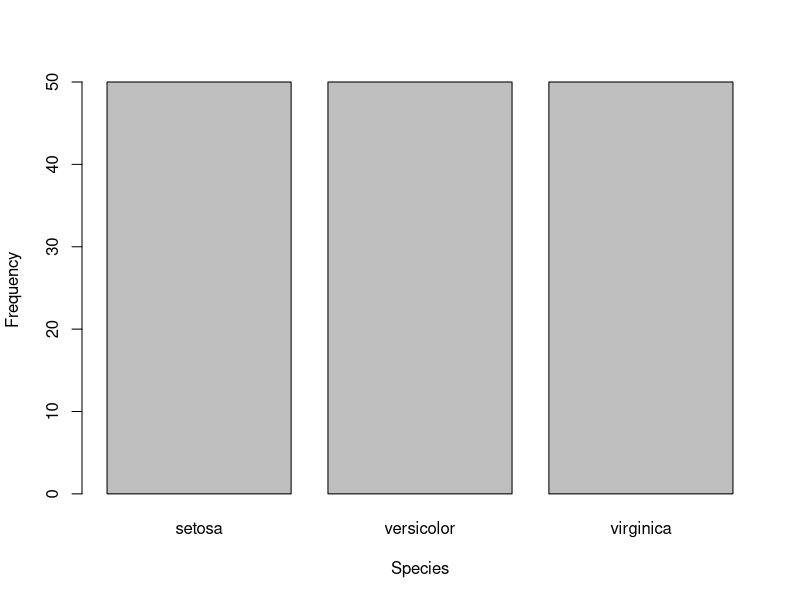
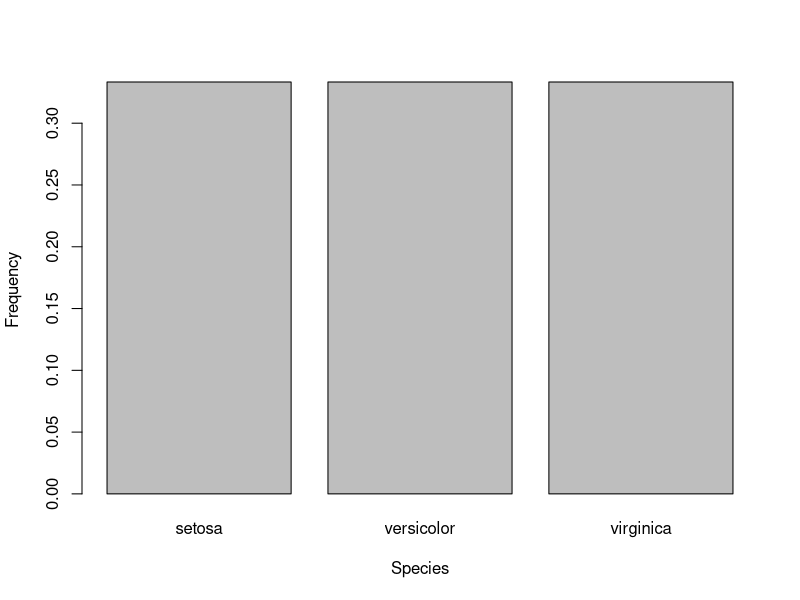
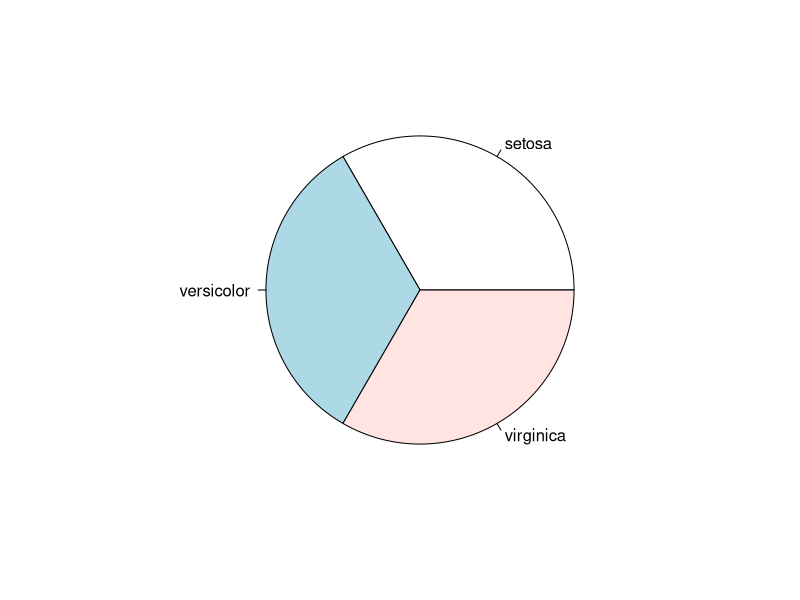
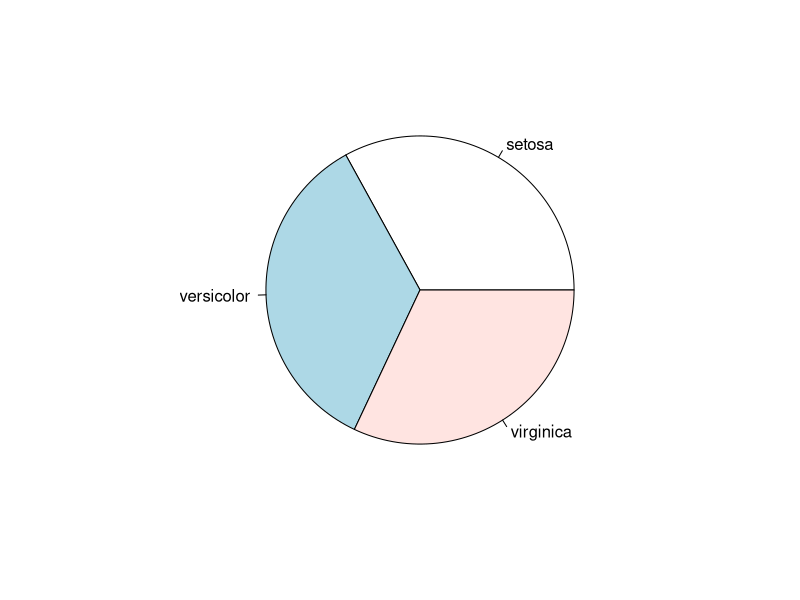
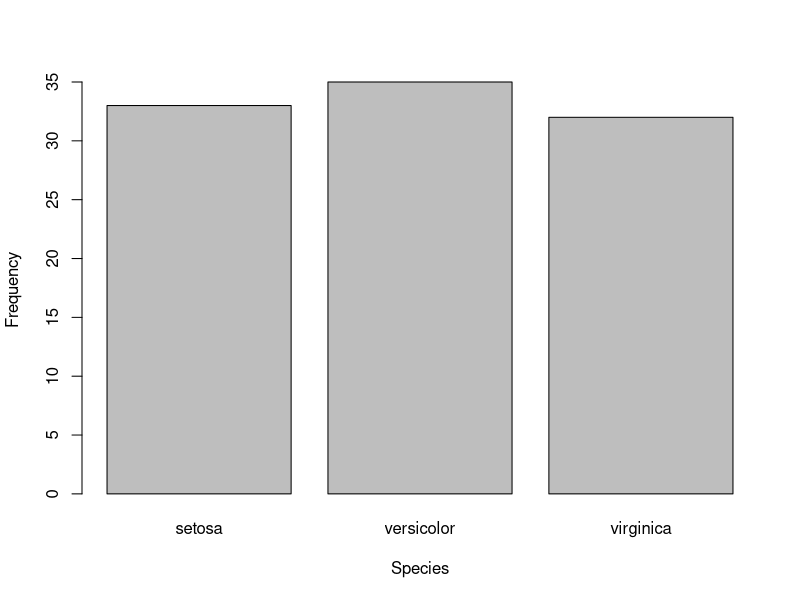
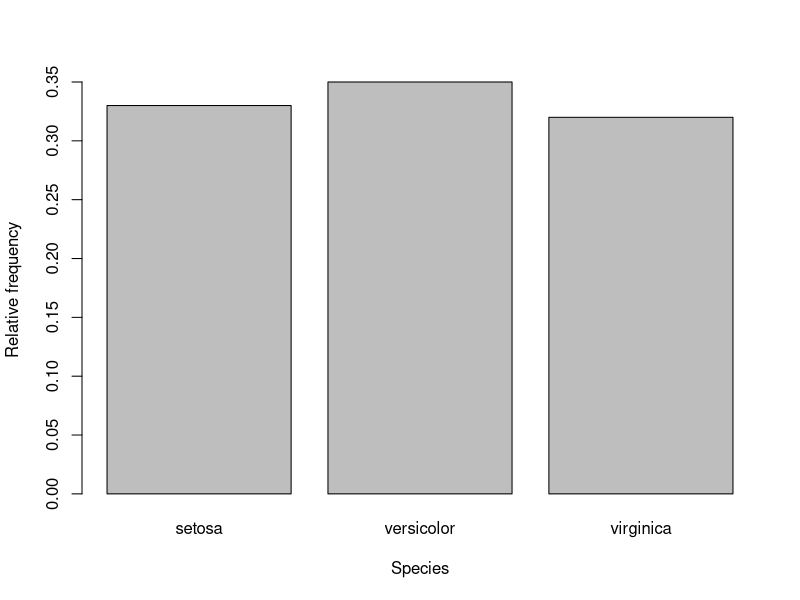
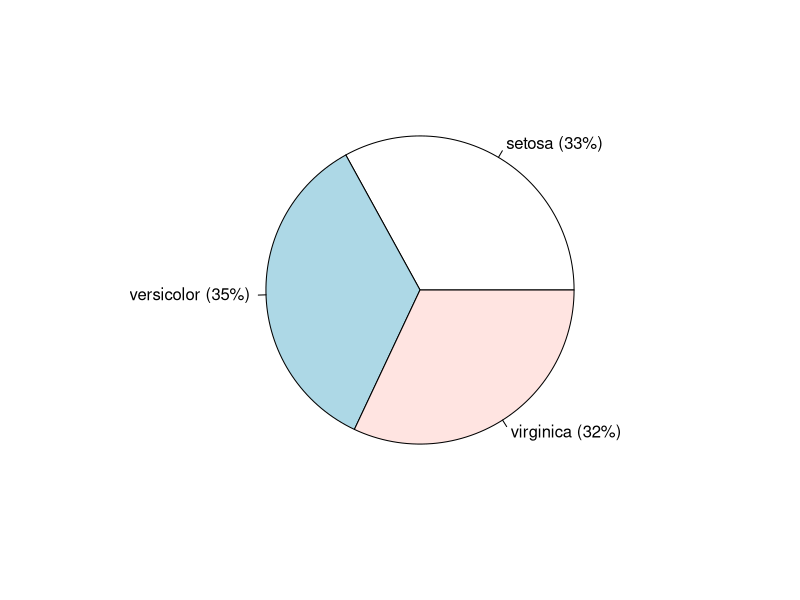
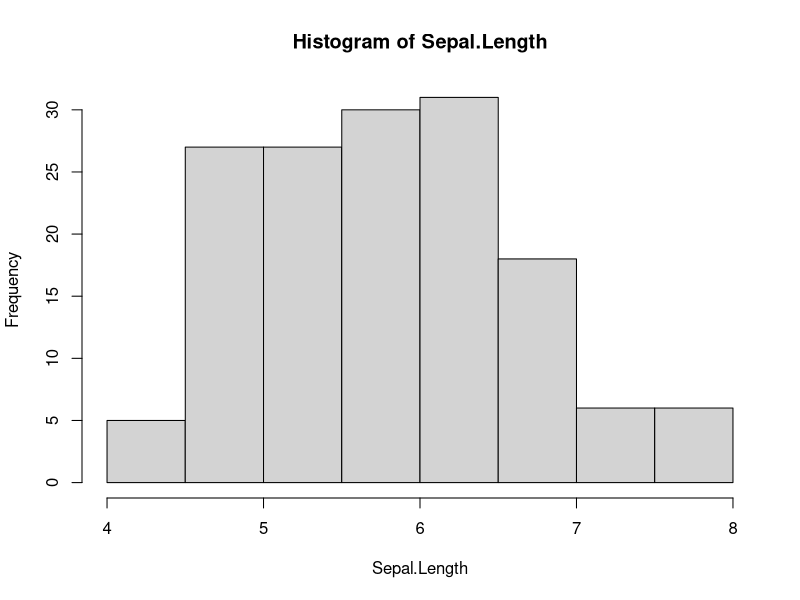

Write the R code that produced these figures, in order. (Note: this script raises an error after producing the figures.)
## ---- chunk 1
knitr::opts_chunk$set(echo = TRUE)
## ---- chunk 2
is.data.frame(iris)
names(iris)
iris$Sepal.Length
attach(iris)
Species
## ---- chunk 3
mytable <- table(Species)
barplot(mytable,xlab="Species",ylab="Frequency")
barplot(prop.table(mytable),xlab="Species",ylab="Frequency")
round(prop.table(mytable),3)
pie(mytable)
## ---- chunk 4
Species2=sample(Species,100)
mytable2=table(Species2)
pie(mytable2)
relfreq=round(prop.table(mytable2),3)
barplot(mytable2,xlab="Species",ylab="Frequency")
barplot(prop.table(mytable2), xlab="Species",ylab="Relative frequency")
tab2=paste(names(mytable2)," (", relfreq*100,"%)", sep = "")
pie(mytable2, labels = tab2)
## ---- chunk 5
summary(Sepal.Length)
hist(Sepal.Length,nclass=6)
hist(Sepal.Length,freq=FALSE,nclass=6)
hist(Sepal.Length,breaks=c(3,5,6,7,9), freq=FALSE)
hh=hist(Sepal.Length,breaks=c(3,5,6,7,9), freq=FALSE)
hh$density
plot(ecdf(Sepal.Length))
## ---- chunk 6
boxplot(Sepal.Length)
bb=boxplot(Sepal.Length)
bb$stats
quantile(Sepal.Length,c(0.25,0.5,0.75))
## ---- chunk 7
m=mean(Sepal.Length)
m
n=length(Sepal.Length)
sum(Sepal.Length)/n
var(Sepal.Length)
sd(Sepal.Length)
(mean((Sepal.Length-m)^2))^0.5
## ---- chunk 8
head(TEarth)
names(TEarth)
summary(TEarth)
## ---- chunk 9
plot(TEarth$Year,TEarth$Temp,'l',col="blue")
## ---- chunk 10
cov(Year,Temp)
mean((Year-mean(Year))*(Temp-mean(Temp)))*136/135
cor(Year,Temp)
cov(Year,Temp)/(sd(Year)*sd(Temp))
mean((Year-mean(Year))*(Temp-mean(Temp)))/(mean((Year-mean(Year))^2)*mean((Temp-mean(Temp))^2))^0.5
## ---- chunk 11
reg1=lm(Temp~Year,data=TEarth)
reg1$coef
summary(reg1)
cor(Year,Temp)^2
## ---- chunk 12
Year=c(2016:2022)
New=as.data.frame(Year)
Pred1=predict.lm(reg1,newdata=New)
plot(TEarth$Year,TEarth$Temp,'l',col='black',xlim=c(1880,2025),ylim=c(13.3,14.9))
lines(TEarth$Year,reg1$fit,col='blue')
lines(Year,Pred1,col='blue')
## ---- chunk 13
    reg2=lm(Temp~Year+I(Year^2),data=TEarth)
    reg2$coefficients
    Pred2=predict.lm(reg2,newdata=New)
    plot(TEarth$Year,TEarth$Temp,'l',col='black',xlim=c(1880,2025),ylim=c(13.3,14.9))
    lines(TEarth$Year,reg1$fit,col='blue')
    lines(Year,Pred1,col='blue')
    lines(TEarth$Year,reg2$fit,col='cyan')
    lines(Year,Pred2,col='cyan')
